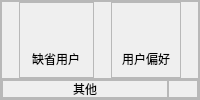
                     <widget class="QFrame" name="frame_8">
                      <property name="styleSheet">
                       <string notr="true">#frame_8{
	border:1px solid rgb(127,127,127);
}</string>
                      </property>
                      <property name="frameShape">
                       <enum>QFrame::StyledPanel</enum>
                      </property>
                      <property name="frameShadow">
                       <enum>QFrame::Raised</enum>
                      </property>
                      <layout class="QVBoxLayout" name="verticalLayout_28">
                       <property name="spacing">
                        <number>0</number>
                       </property>
                       <property name="leftMargin">
                        <number>0</number>
                       </property>
                       <property name="topMargin">
                        <number>0</number>
                       </property>
                       <property name="rightMargin">
                        <number>0</number>
                       </property>
                       <property name="bottomMargin">
                        <number>0</number>
                       </property>
                       <item>
                        <widget class="QFrame" name="frame_24">
                         <property name="frameShape">
                          <enum>QFrame::StyledPanel</enum>
                         </property>
                         <property name="frameShadow">
                          <enum>QFrame::Raised</enum>
                         </property>
                         <layout class="QHBoxLayout" name="horizontalLayout_17">
                          <property name="spacing">
                           <number>0</number>
                          </property>
                          <property name="leftMargin">
                           <number>0</number>
                          </property>
                          <property name="topMargin">
                           <number>0</number>
                          </property>
                          <property name="rightMargin">
                           <number>0</number>
                          </property>
                          <property name="bottomMargin">
                           <number>0</number>
                          </property>
                          <item>
                           <widget class="QFrame" name="exit_btn_39">
                            <property name="minimumSize">
                             <size>
                              <width>75</width>
                              <height>0</height>
                             </size>
                            </property>
                            <property name="maximumSize">
                             <size>
                              <width>50</width>
                              <height>16777215</height>
                             </size>
                            </property>
                            <property name="frameShape">
                             <enum>QFrame::StyledPanel</enum>
                            </property>
                            <property name="frameShadow">
                             <enum>QFrame::Raised</enum>
                            </property>
                            <layout class="QVBoxLayout" name="_29">
                             <property name="spacing">
                              <number>0</number>
                             </property>
                             <property name="leftMargin">
                              <number>0</number>
                             </property>
                             <property name="topMargin">
                              <number>0</number>
                             </property>
                             <property name="rightMargin">
                              <number>0</number>
                             </property>
                             <property name="bottomMargin">
                              <number>0</number>
                             </property>
                             <item alignment="Qt::AlignHCenter|Qt::AlignVCenter">
                              <widget class="QPushButton" name="menu_icon_button_42">
                               <property name="maximumSize">
                                <size>
                                 <width>30</width>
                                 <height>30</height>
                                </size>
                               </property>
                               <property name="styleSheet">
                                <string notr="true">background:none;
border:none;
</string>
                               </property>
                               <property name="text">
                                <string/>
                               </property>
                               <property name="icon">
                                <iconset resource="res.qrc">
                                 <normaloff>:/images/images/others-01.png</normaloff>:/images/images/others-01.png</iconset>
                               </property>
                               <property name="iconSize">
                                <size>
                                 <width>30</width>
                                 <height>30</height>
                                </size>
                               </property>
                              </widget>
                             </item>
                             <item alignment="Qt::AlignHCenter">
                              <widget class="QLabel" name="label_46">
                               <property name="text">
                                <string>缺省用户</string>
                               </property>
                              </widget>
                             </item>
                            </layout>
                           </widget>
                          </item>
                          <item>
                           <widget class="QFrame" name="exit_btn_40">
                            <property name="maximumSize">
                             <size>
                              <width>70</width>
                              <height>16777215</height>
                             </size>
                            </property>
                            <property name="frameShape">
                             <enum>QFrame::StyledPanel</enum>
                            </property>
                            <property name="frameShadow">
                             <enum>QFrame::Raised</enum>
                            </property>
                            <layout class="QVBoxLayout" name="_30">
                             <property name="spacing">
                              <number>0</number>
                             </property>
                             <property name="leftMargin">
                              <number>0</number>
                             </property>
                             <property name="topMargin">
                              <number>0</number>
                             </property>
                             <property name="rightMargin">
                              <number>0</number>
                             </property>
                             <property name="bottomMargin">
                              <number>0</number>
                             </property>
                             <item alignment="Qt::AlignHCenter|Qt::AlignVCenter">
                              <widget class="QPushButton" name="menu_icon_button_43">
                               <property name="maximumSize">
                                <size>
                                 <width>30</width>
                                 <height>30</height>
                                </size>
                               </property>
                               <property name="styleSheet">
                                <string notr="true">background:none;
border:none;
</string>
                               </property>
                               <property name="text">
                                <string/>
                               </property>
                               <property name="icon">
                                <iconset resource="res.qrc">
                                 <normaloff>:/images/images/others-02.png</normaloff>:/images/images/others-02.png</iconset>
                               </property>
                               <property name="iconSize">
                                <size>
                                 <width>30</width>
                                 <height>30</height>
                                </size>
                               </property>
                              </widget>
                             </item>
                             <item alignment="Qt::AlignHCenter">
                              <widget class="QLabel" name="label_47">
                               <property name="text">
                                <string>用户偏好</string>
                               </property>
                              </widget>
                             </item>
                            </layout>
                           </widget>
                          </item>
                         </layout>
                        </widget>
                       </item>
                       <item>
                        <widget class="QFrame" name="frame_21">
                         <property name="maximumSize">
                          <size>
                           <width>16777215</width>
                           <height>20</height>
                          </size>
                         </property>
                         <property name="frameShape">
                          <enum>QFrame::StyledPanel</enum>
                         </property>
                         <property name="frameShadow">
                          <enum>QFrame::Raised</enum>
                         </property>
                         <layout class="QHBoxLayout" name="horizontalLayout_16">
                          <property name="spacing">
                           <number>0</number>
                          </property>
                          <property name="leftMargin">
                           <number>0</number>
                          </property>
                          <property name="topMargin">
                           <number>0</number>
                          </property>
                          <property name="rightMargin">
                           <number>0</number>
                          </property>
                          <property name="bottomMargin">
                           <number>0</number>
                          </property>
                          <item>
                           <widget class="QFrame" name="frame_22">
                            <property name="frameShape">
                             <enum>QFrame::StyledPanel</enum>
                            </property>
                            <property name="frameShadow">
                             <enum>QFrame::Raised</enum>
                            </property>
                            <layout class="QVBoxLayout" name="verticalLayout_26">
                             <property name="spacing">
                              <number>0</number>
                             </property>
                             <property name="leftMargin">
                              <number>0</number>
                             </property>
                             <property name="topMargin">
                              <number>0</number>
                             </property>
                             <property name="rightMargin">
                              <number>0</number>
                             </property>
                             <property name="bottomMargin">
                              <number>0</number>
                             </property>
                             <item>
                              <widget class="QLabel" name="label_5">
                               <property name="text">
                                <string>其他</string>
                               </property>
                               <property name="alignment">
                                <set>Qt::AlignCenter</set>
                               </property>
                              </widget>
                             </item>
                            </layout>
                           </widget>
                          </item>
                          <item>
                           <widget class="QFrame" name="frame_23">
                            <property name="maximumSize">
                             <size>
                              <width>30</width>
                              <height>16777215</height>
                             </size>
                            </property>
                            <property name="frameShape">
                             <enum>QFrame::StyledPanel</enum>
                            </property>
                            <property name="frameShadow">
                             <enum>QFrame::Raised</enum>
                            </property>
                            <layout class="QVBoxLayout" name="verticalLayout_27">
                             <property name="spacing">
                              <number>0</number>
                             </property>
                             <property name="leftMargin">
                              <number>0</number>
                             </property>
                             <property name="topMargin">
                              <number>0</number>
                             </property>
                             <property name="rightMargin">
                              <number>0</number>
                             </property>
                             <property name="bottomMargin">
                              <number>0</number>
                             </property>
                             <item>
                              <widget class="QPushButton" name="menu_icon_button_41">
                               <property name="maximumSize">
                                <size>
                                 <width>30</width>
                                 <height>30</height>
                                </size>
                               </property>
                               <property name="styleSheet">
                                <string notr="true">background:none;
border:none;
</string>
                               </property>
                               <property name="text">
                                <string/>
                               </property>
                               <property name="icon">
                                <iconset resource="res.qrc">
                                 <normaloff>:/images/images/btnarrow.png</normaloff>:/images/images/btnarrow.png</iconset>
                               </property>
                               <property name="iconSize">
                                <size>
                                 <width>20</width>
                                 <height>20</height>
                                </size>
                               </property>
                              </widget>
                             </item>
                            </layout>
                           </widget>
                          </item>
                         </layout>
                        </widget>
                       </item>
                      </layout>
                     </widget>
